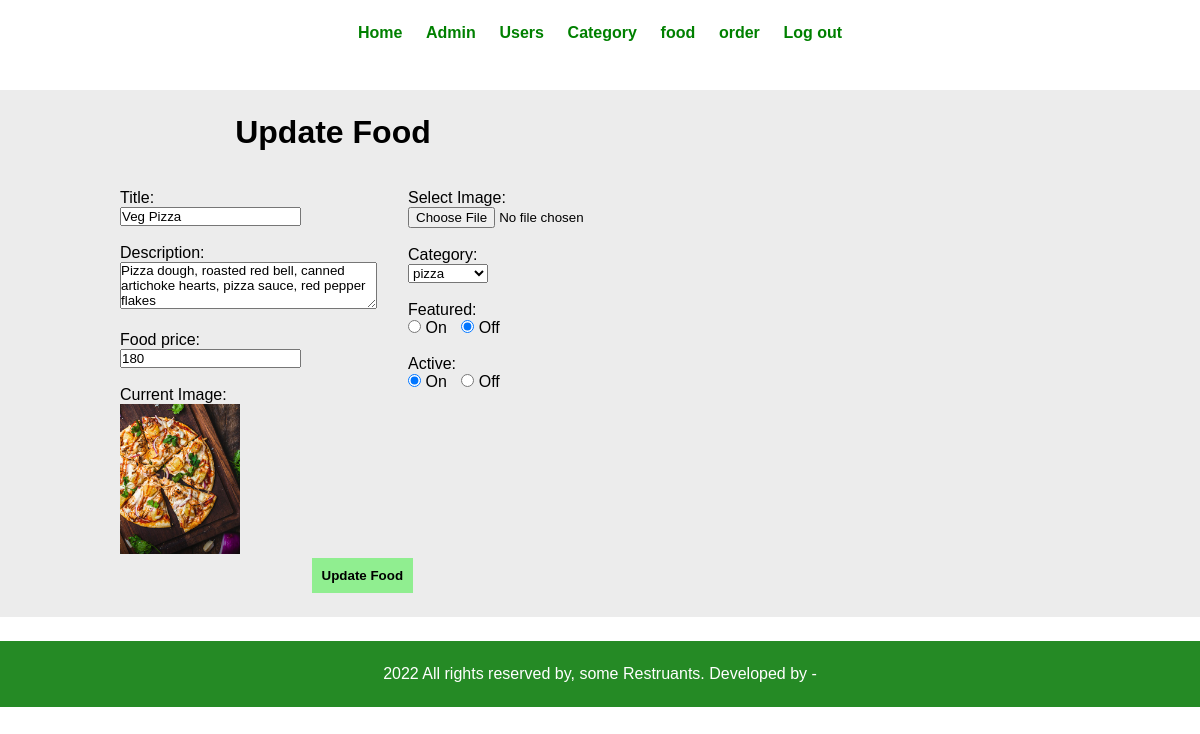
Page /admin/update-food.php?id=12 (signed in) on the committed database.
### tables this page shows
CREATE TABLE `tbl_food` (
  `id` int(10) UNSIGNED NOT NULL,
  `title` varchar(100) NOT NULL,
  `description` varchar(500) NOT NULL,
  `price` decimal(10,0) NOT NULL COMMENT '₹',
  `image_name` varchar(255) NOT NULL,
  `category_id` int(10) UNSIGNED NOT NULL,
  `featured` varchar(10) NOT NULL,
  `active` varchar(10) NOT NULL
);

CREATE TABLE `tbl_category` (
  `id` int(10) UNSIGNED NOT NULL,
  `title` varchar(100) NOT NULL,
  `img_name` varchar(255) NOT NULL,
  `featured` varchar(10) NOT NULL,
  `active` varchar(10) NOT NULL
);

### admin/update-food.php (the view, shortened to what this page needs)
<?php include('partials/menu.php'); ?>
<div class="main-content">
    <div class="wrapper" >
        <h1 style="margin-left: 12%;">Update Food</h1>
        <?php
     if(isset($_GET['id']))
     {
       $id = $_GET['id'];
       $sql2 = "SELECT * FROM tbl_food WHERE id = $id";
       $res2 = mysqli_query($conn, $sql2);
       $row2 = mysqli_fetch_assoc($res2);
       $title = $row2['title'];
       $description = $row2['description'];
       $price = $row2['price'];
       $current_image = $row2['image_name'];
       $current_category = $row2['category_id'];
       $featured = $row2['featured'];
       $active = $row2['active'];
     }
     else
     {
        $_SESSION['upload-food'] = "<div class='error'>Failed to upload food</div>";
        header("location:".SITEURL."admin/manage-food.php");
     }
    ?>
        <form action="" method="POST" enctype="multipart/form-data">
        <div class="float-form">
            Title: <br>
            <input type="text" name="title"
            value = "<?php echo $title; ?>"> <br> <br>
            Description: <br>
            <textarea name="description" cols="30" rows="3"
            placeholder="food description"><?php echo $description; ?></textarea> <br> <br>
            Food price: <br>
            <input type="number" name="price" value="<?php echo $price; ?>"> <br> <br>
            Current Image: <br>
            <?php
            if($current_image != ''){
                ?>
            <img src="<?php echo SITEURL; ?>images/foods/<?php echo $current_image; ?>"
            alt="Image not found" width="120px">
            <?php
            }
            else
            echo "<div class= 'error'>Image not found</div>";
            ?>
           </div>
          <div class="float-form">
            Select Image: <br>
            <input type="file" name="image_name" > <br> <br>
            Category: <br>
            <select name="category" >
             <?php
              $sql = "SELECT * FROM tbl_category WHERE active = 'on'";
              $res = mysqli_query($conn, $sql);
              $count = mysqli_num_rows($res);
              if($count > 0)
              {
                while($row = mysqli_fetch_assoc($res))
                {
                  $category_id = $row['id'];
                  $title = $row['title'];
                  ?>
                  <option <?php if($current_category == $category_id){echo 'selected';} ?>
                  value="<?php echo $category_id; ?>"><?php echo $title; ?></option>
                  <?php
                }
              }
              else
              {
                ?>
                 <option value="0">No category found</option>
                 <?php
              }
             ?>
            </select> <br> <br>
            Featured: <br>
            <span>
                <input <?php if($featured == 'on') {echo 'checked';}?>
                type="radio" name="featured" value="on" id="on">
                <label for="on">On</label>
            </span>
            <span>
                <input <?php if($featured == 'off') {echo 'checked';}?>
                type="radio" name="featured" value="off" id="off" >
                <label for="off">Off</label>
            </span> <br> <br>
            Active: <br>
            <span>
                <input <?php if($active == 'on') {echo 'checked';}?>
                 type="radio" name="active" value="on" id="on">
                <label for="on">On</label>
            </span>
            <span>
                <input <?php if($active == 'off') {echo 'checked';}?>
                 type="radio" name="active" value="off" id="off" >
                <label for="off">Off</label>
            </span> <br> <br>
        </div>
            <input type="submit" name="submit" value="Update Food"
            class="btn-secondary button-middle">
        </form>
    </div>
</div>
<?php include('partials/footer.php'); ?>

### CSS/admin.css (style rules this page uses)
* { margin: 0; padding: 0; font-family: Arial, Helvetica, sans-serif; }
.wrapper { width: 80%; padding: 2%; margin: 0 auto; }
.btn-secondary { background-color: lightgreen; font-weight: bold; padding: 1%; color: black; border-style: none; }
.float-form { width: 30%; float: left; }
.button-middle { text-align: center; margin-left: 20%; clear: both; }
span { margin-right: 10px; }
.main-content { margin: 2% 0; background-color: #ececec; }
.main-content h1 { margin-bottom: 4%; }

### rows in the picture
tbl_food: title "Veg Pizza", description "Pizza dough, roasted red bell, canned artichoke hearts, pizza sauce, red pepper flakes", price "180", image_name (picture), category "pizza", featured "☐ On", featured "☑ Off", active "☑"
